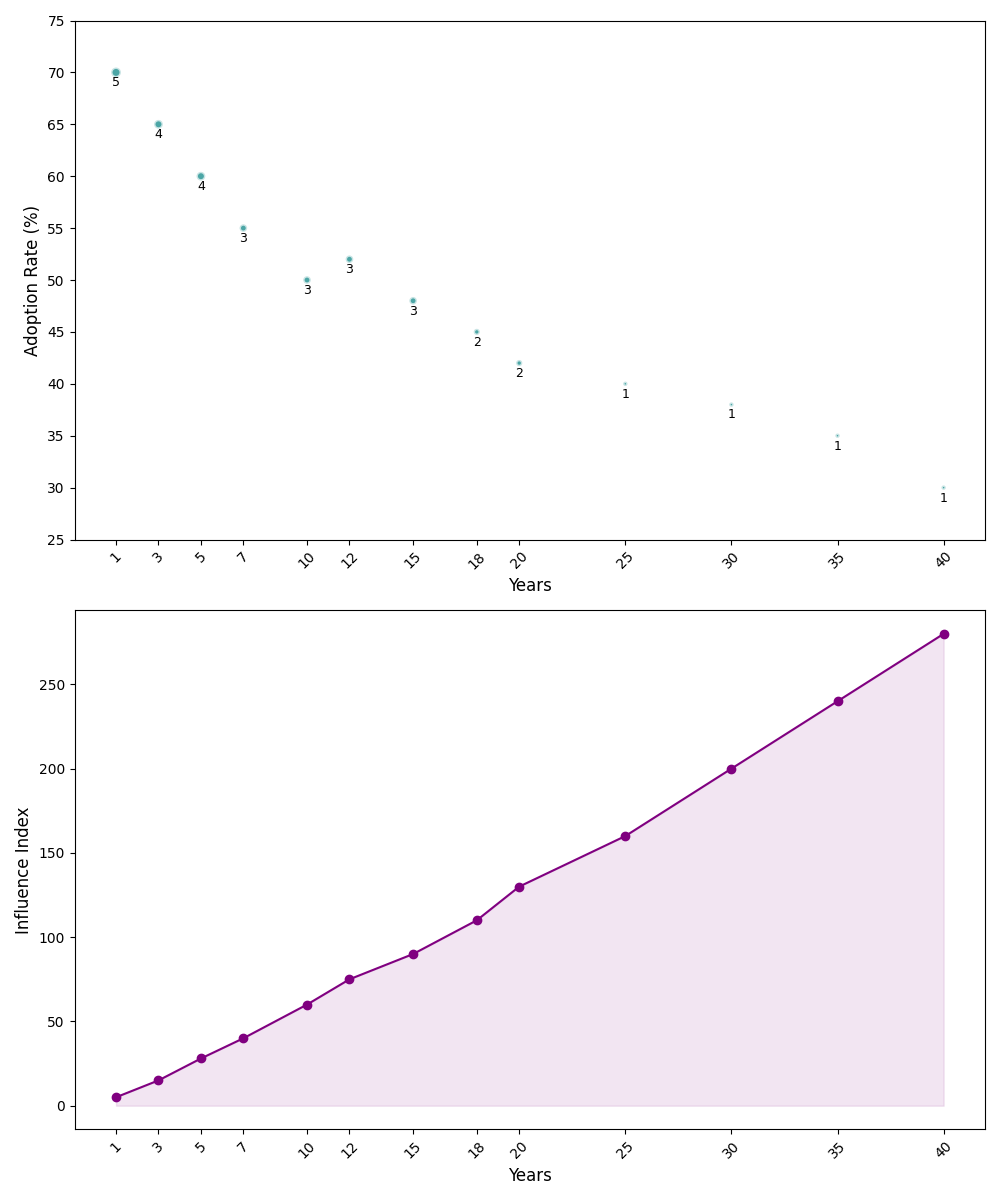

This figure's Python source:
import matplotlib.pyplot as plt
import numpy as np

years_experience = np.array([1, 3, 5, 7, 10, 12, 15, 18, 20, 25, 30, 35, 40])
ai_adoption_rate = np.array([70, 65, 60, 55, 50, 52, 48, 45, 42, 40, 38, 35, 30])
number_of_tools = np.array([5, 4, 4, 3, 3, 3, 3, 2, 2, 1, 1, 1, 1]) * 10

ai_influence_index = np.array([5, 15, 28, 40, 60, 75, 90, 110, 130, 160, 200, 240, 280])

fig, axs = plt.subplots(2, 1, figsize=(10, 12))

axs[0].scatter(years_experience, ai_adoption_rate, s=number_of_tools, c='teal', alpha=0.7, edgecolors='w', linewidth=2)
axs[0].set_xlabel("Years", fontsize=12)
axs[0].set_ylabel("Adoption Rate (%)", fontsize=12)
axs[0].set_xticks(years_experience)
axs[0].tick_params(axis='x', rotation=45)
axs[0].set_yticks(np.arange(25, 80, 5))

for i, (x, y) in enumerate(zip(years_experience, ai_adoption_rate)):
    axs[0].annotate(f'{number_of_tools[i]//10}', (x, y), textcoords="offset points", xytext=(0, -10), ha='center', fontsize=9)

axs[1].plot(years_experience, ai_influence_index, color='purple', marker='o', linestyle='-')
axs[1].set_xlabel("Years", fontsize=12)
axs[1].set_ylabel("Influence Index", fontsize=12)
axs[1].set_xticks(years_experience)
axs[1].tick_params(axis='x', rotation=45)
axs[1].fill_between(years_experience, ai_influence_index, color='purple', alpha=0.1)

plt.tight_layout()
plt.show()
